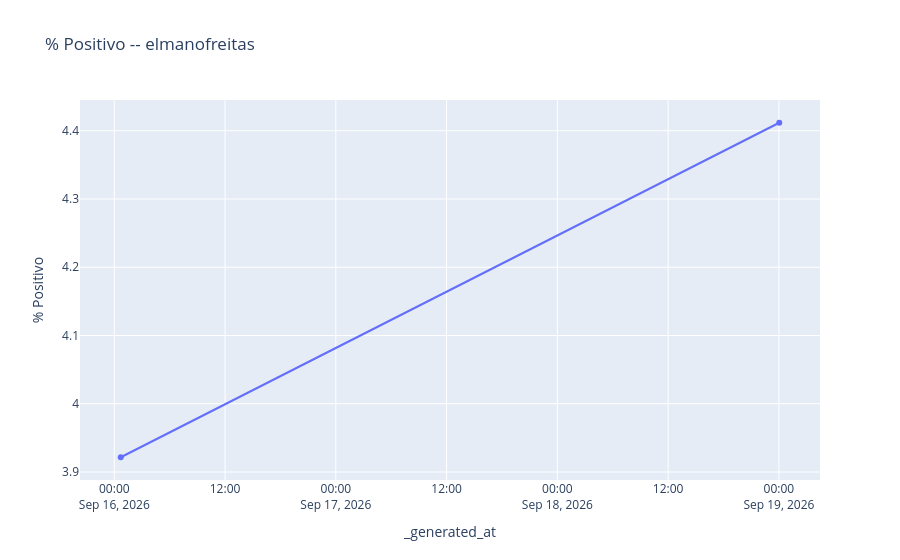

Notebook source saved alongside this figure:
### Markdown cell above
## 4. Evolução temporal (`governor_sentiment_history`)

`plot_sentiment_trend` espera dado já filtrado para **um** governador (ver docstring em
`charts.py`) -- é uma tendência narrativa por perfil, não comparação entre pares. Usamos aqui o
governador com mais comentários acumulados como exemplo; trocar `governador_exemplo` reaplica a
mesma seção para qualquer outro.

### Code cell
df_sentiment_history = repo.load_sentiment_history()
governador_exemplo = df_sentiment_history['ownerUsername'].value_counts().idxmax()
df_exemplo = df_sentiment_history[df_sentiment_history['ownerUsername'] == governador_exemplo]

print(f"{df_sentiment_history['_run_id'].nunique()} execuções acumuladas; exemplo: {governador_exemplo}")
fig = plot_sentiment_trend(df_exemplo, title=f'% Positivo -- {governador_exemplo}')
fig

### Figure 1 — Plotly figure (JSON) as saved in the notebook; plotly's stock layout.template omitted (floating-point values rounded to 4 significant figures)
{"data": [{"hovertemplate": "_generated_at=%{x}<br>% Positivo=%{y}<extra></extra>", "legendgroup": "", "line": {"color": "#636efa", "dash": "solid"}, "marker": {"symbol": "circle"}, "mode": "lines+markers", "name": "", "orientation": "v", "showlegend": false, "type": "scatter", "x": ["2026-09-16T00:42:00.182356", "2026-09-19T00:02:13.395961"], "xaxis": "x", "y": [3.922, 4.412], "yaxis": "y"}], "layout": {"legend": {"tracegroupgap": 0}, "title": {"text": "% Positivo -- elmanofreitas"}, "xaxis": {"anchor": "y", "domain": [0.0, 1.0], "title": {"text": "_generated_at"}}, "yaxis": {"anchor": "x", "domain": [0.0, 1.0], "title": {"text": "% Positivo"}}}}
